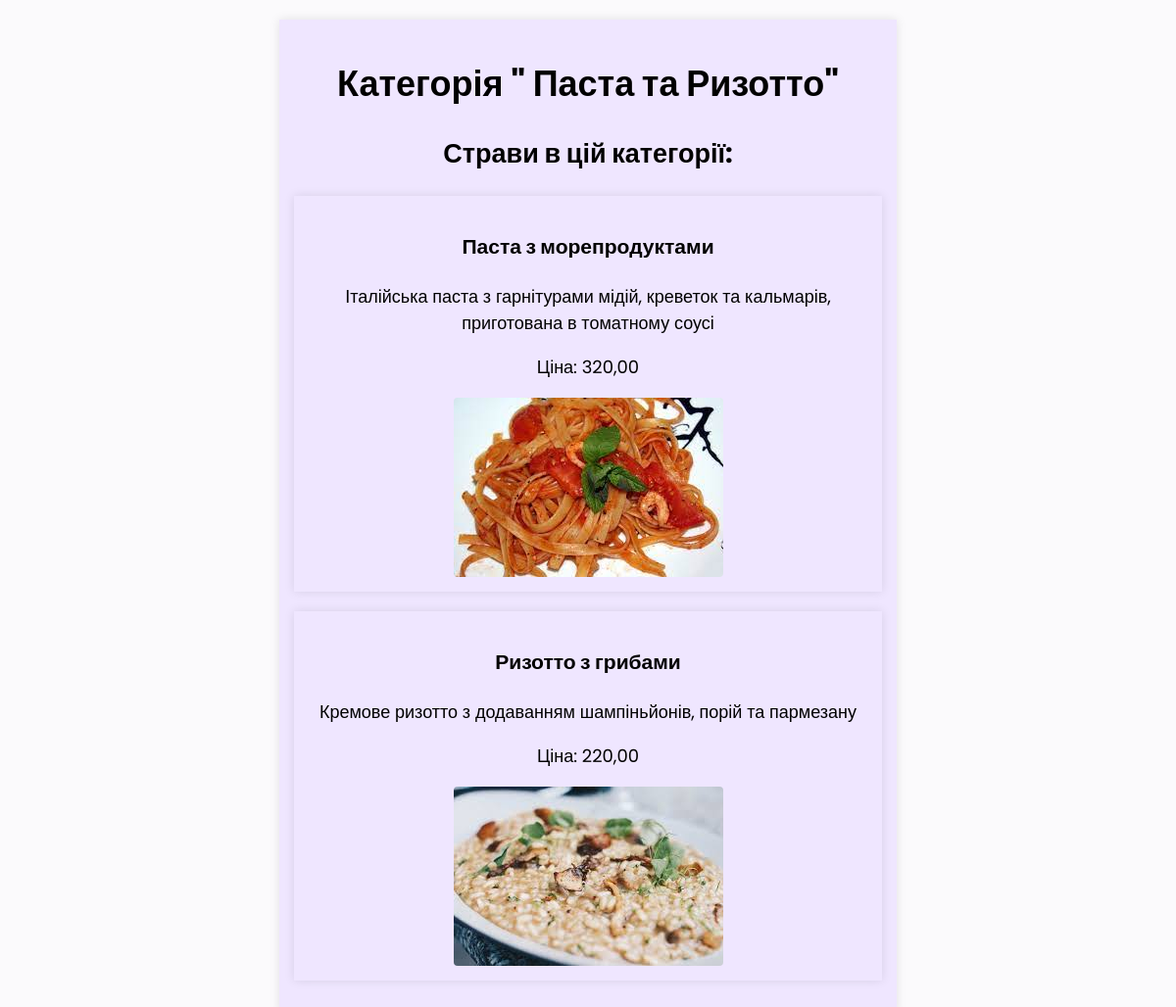
The page /category-items/7/ on the database its author committed.
### cafe/models.py (models this page shows, shortened)
class Category(models.Model):
    name = models.CharField(max_length=255, verbose_name='Категорія')
    class Meta:
        verbose_name = 'Категорія'
        verbose_name_plural = 'Категорії'

class Item(models.Model):
    name = models.CharField(max_length=255, verbose_name='Страва')
    price = models.DecimalField(max_digits=10, decimal_places=2, verbose_name='Ціна')
    description = models.TextField()
    image = models.ImageField(upload_to='item_images/')
    category = models.ForeignKey(Category, on_delete=models.CASCADE, verbose_name='Категорія')
    class Meta:
        verbose_name = 'Назва'
        verbose_name_plural = 'Назви'

### cafe/views.py (the view)
# urls.py: path('category-items/<int:pk>/', CategoryItemsDetailView.as_view(), name='category-items-detail'),
class CategoryItemsDetailView(DetailView):
    model = Category
    template_name = 'cafe/category_items_detail.html'
    context_object_name = 'category'
    def get_context_data(self, **kwargs):
        context = super().get_context_data(**kwargs)
        category = self.object
        items = Item.objects.filter(category=category)
        context['items'] = items
        return context

### cafe/templates/cafe/category_items_detail.html (shortened to what this page needs)
{% load static %}
<html lang="en">
<head>
    <link rel="stylesheet" href="{% static 'style.css' %}">
</head>
<body>
    <div class="main content-block">
        <h1>Категорія "  {{ category.name }}"</h1>
        <h2>Страви в цій категорії:</h2>
        {% for item in items %}
            <div class="main content-block">
                <h3>{{ item.name }}</h3>
                <p>{{ item.description }}</p>
                <p>Ціна: {{ item.price }}</p>
                <img src="{{ item.image.url }}" alt="{{ item.name }}">
            </div>
        {% endfor %}
    </div>
</body>
</html>

### cafe/static/style.css (style rules this page uses)
.main { background-color: #efe6ff; }
body { margin: 0; padding: 0; background-color: #fbfafc; }
.content-block { max-width: 600px; margin: 20px auto; padding: 15px; box-shadow: 0 0 10px rgba(0, 0, 0, 0.1); font-size: 18px; line-height: 1.5; text-align: center; font-family: 'Poppins', sans-serif; }
img { display: block; margin: auto; border-radius: 4px; }

### rows shown on the page
Category: name "Паста та Ризотто"
Item: name "Паста з морепродуктами", description "Італійська паста з гарнітурами мідій, креветок та кальмарів, приготована в томатному соусі", price "320,00", image (picture)
Item: name "Ризотто з грибами", description "Кремове ризотто з додаванням шампіньйонів, порій та пармезану", price "220,00", image (picture)
